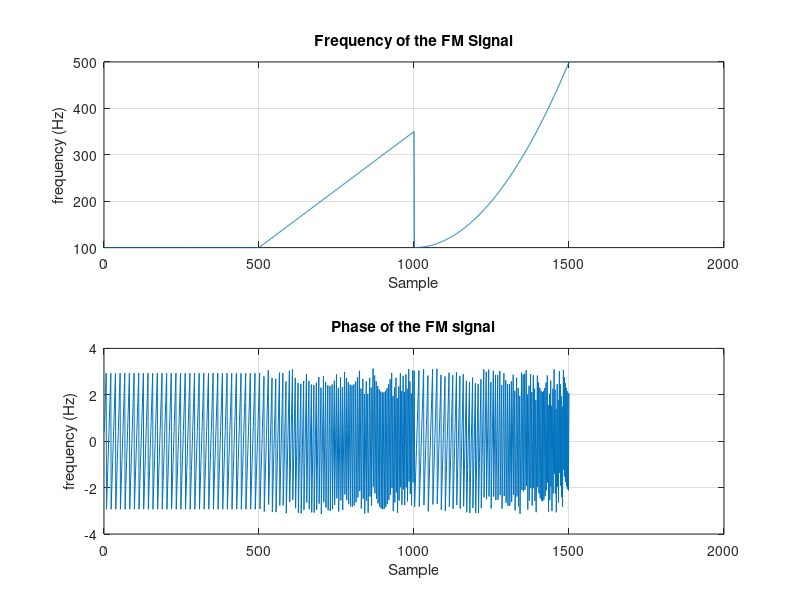

Write MATLAB code to recreate this figure. (Note: this script raises an error after producing the figure.)
%% Initialization
clc;
clear;
close all;

%% Setting Parameters
n = 1500;  % number of samples
Fs = 1500;  % sampling frequency
L = 3;  % phase is composed of 3 pieces
n_L = 500;  % length of each piece
L_AR = 1;  % AR order

%% Find the AR(1) Coefficient
% Generate the frequency function
f = 100*ones(1,1500);
for i = 501:1500
    if i <= 1000
        f(i) = f(i) + (i-500)/2;
    else
        f(i) = f(i) + ((i-1000)/25)^2;
    end
end
phi = cumsum(f);  % find the phase
y = exp(1i*2*pi/Fs*phi) + sqrt(0.05/2)*(randn(1,n)+1i*randn(1,n));  % FM signal

AR_coef = aryule(y,L_AR);  % using the Yule-Walker method to estimate the AR parameter
[h,w] = freqz(1,AR_coef,n,Fs);
PSD = pow2db(abs(h).^2);  % PSD of the signal

% Estimation for each pieces
w3 = zeros(n_L,L);
PSD3 = zeros(n_L,L);
for i = 1:L
    AR_coef = aryule(y(1+n_L*(i-1):n_L*i),L_AR);
    [h,w3(:,i)] = freqz(1,AR_coef,n_L,Fs);
    PSD3(:,i) = pow2db(abs(h).^2);
end

%% Result
figure
subplot(2,1,1)
plot(f)
grid on
title('Frequency of the FM Signal')
xlabel('Sample')
ylabel('frequency (Hz)')
subplot(2,1,2)
plot(angle(exp(1i*2*pi/Fs*phi)))
grid on
title('Phase of the FM signal')
xlabel('Sample')
ylabel('frequency (Hz)')

figure
sgtitle('PSD of the FM Signal using AR(1) Model')

subplot(L+1,1,1)
plot(w,PSD,'LineWidth',1.5)
grid on
xlabel('frequency (Hz)')
ylabel('Magnitude (dB)')
for i = 1:L
    subplot(L+1,1,i+1)
    plot(w3(:,i),PSD3(:,i),'LineWidth',1.5)
    grid on
    title(['Segment' num2str(i)])
    xlabel('frequency (Hz)')
    ylabel('Magnitude (dB)')
end

tilefigs([0 0.4 0.7 1])